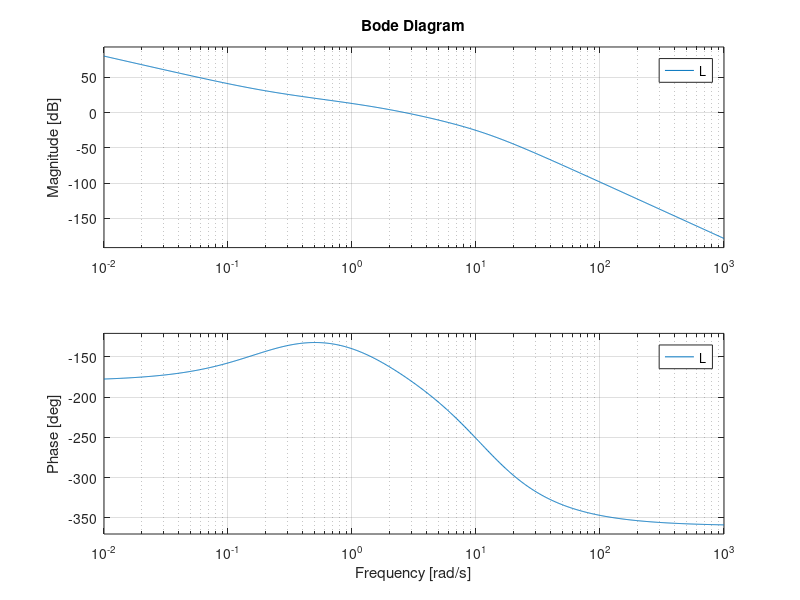
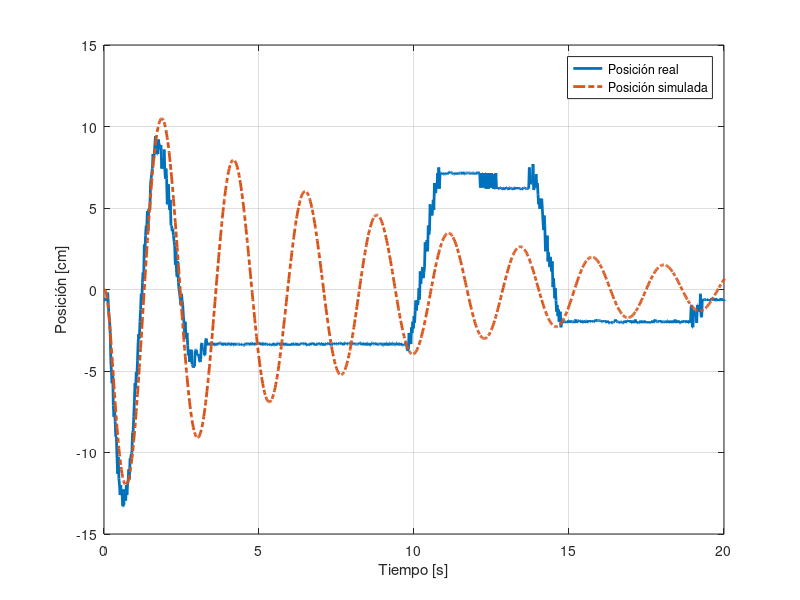
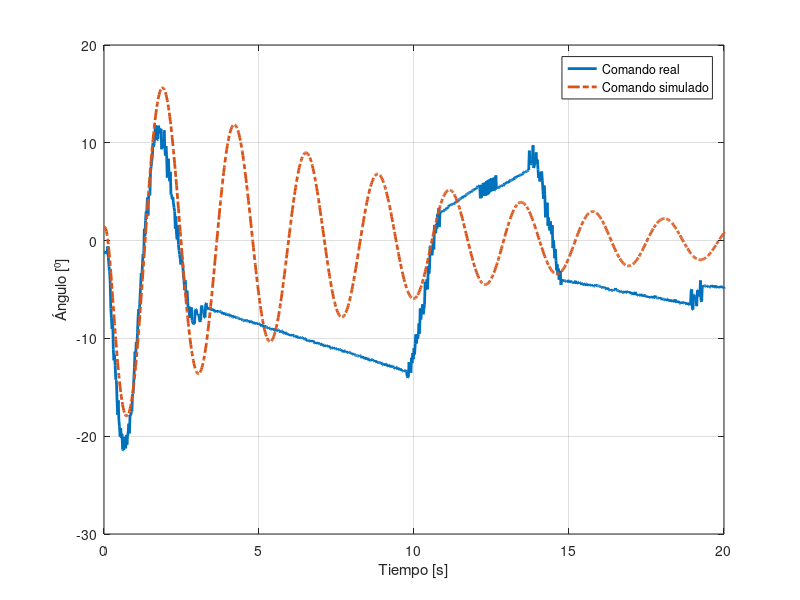
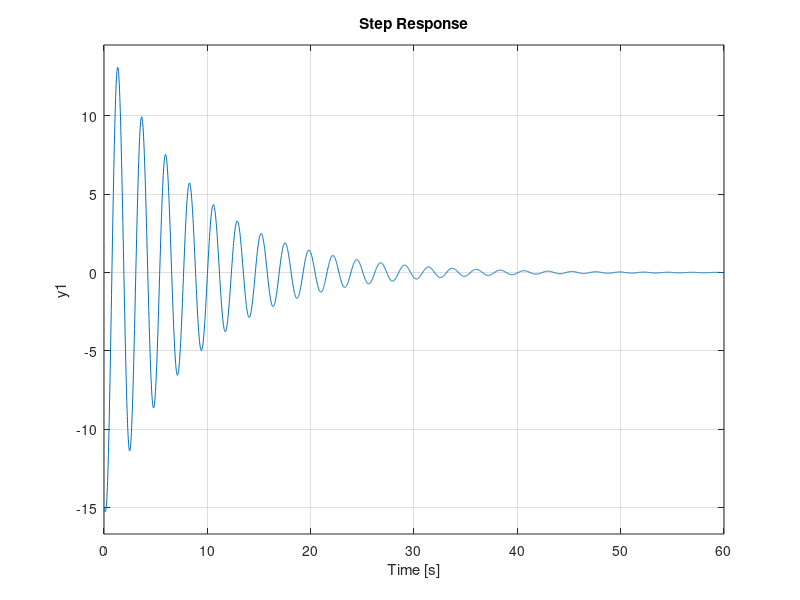

MATLAB code for these plots, in order:
clear all; close all; clc;5

s=tf('s')

#P = -8.046 / s / (s + 1.75) / (s^2 + 21.4*s + 137.6)

Am = [0 1 0 0; -137.6 -21.4 0 0; 0 0 0 1; -0.15 0 0 -1.75];
Bm = [0 53.64 0 0]';
Cm = [0 0 1 0];
Dm = 0;

P = ss(Am, Bm, Cm, Dm);

C = -150 - 30/s;

L = P*C;

figure;
bode(L);

T = L/(1+L);

data = dlmread('output20251019-123942.csv');

start = 73;

e = data(start:end, 1);
u = data(start:end, 2);
y = data(start:end, 3);

##y = y - y(1)

##y0 = y(1);

n = numel(e);
t = (0:n-1)/50;

##y_sim = initial(T, [0 0 y0 0 0 0 y0 0], t);
y_sim = -0.047*impulse(T, t);

figure;
plot(t,100*y, 'linewidth', 2, t,100*y_sim, '-.', 'linewidth', 2);
grid;
xlim([0 20]);
xlabel('Tiempo [s]');
ylabel('Posición [cm]');
legend('Posición real', 'Posición simulada');

u_sim = -0.047*impulse(C/(1+L), t);

figure;
plot(t,u, 'linewidth', 2, t,u_sim, '-.', 'linewidth', 2);
grid;
xlim([0 20]);
xlabel('Tiempo [s]');
ylabel('Ángulo [⁰]');
legend('Comando real', 'Comando simulado');


%% ========================


##data = dlmread('output20251019-124745.csv');
data = dlmread('output20251019-125351.csv');

start = 16;

e = data(start:end, 1);
u = data(start:end, 2);
y = data(start:end, 3);

##y = y - y(1)

n = numel(e);
t = (0:n-1)/50;

y_sim = 0.1*step(T, t);

figure; step(0.1*C/(1+L));

figure;
plot(t,100*y, 'linewidth', 2, t,100*y_sim, '-.', 'linewidth', 2);
grid;
xlim([0 32]);
xlabel('Tiempo [s]');
ylabel('Posición [cm]');
legend('Posición real', 'Posición simulada');

